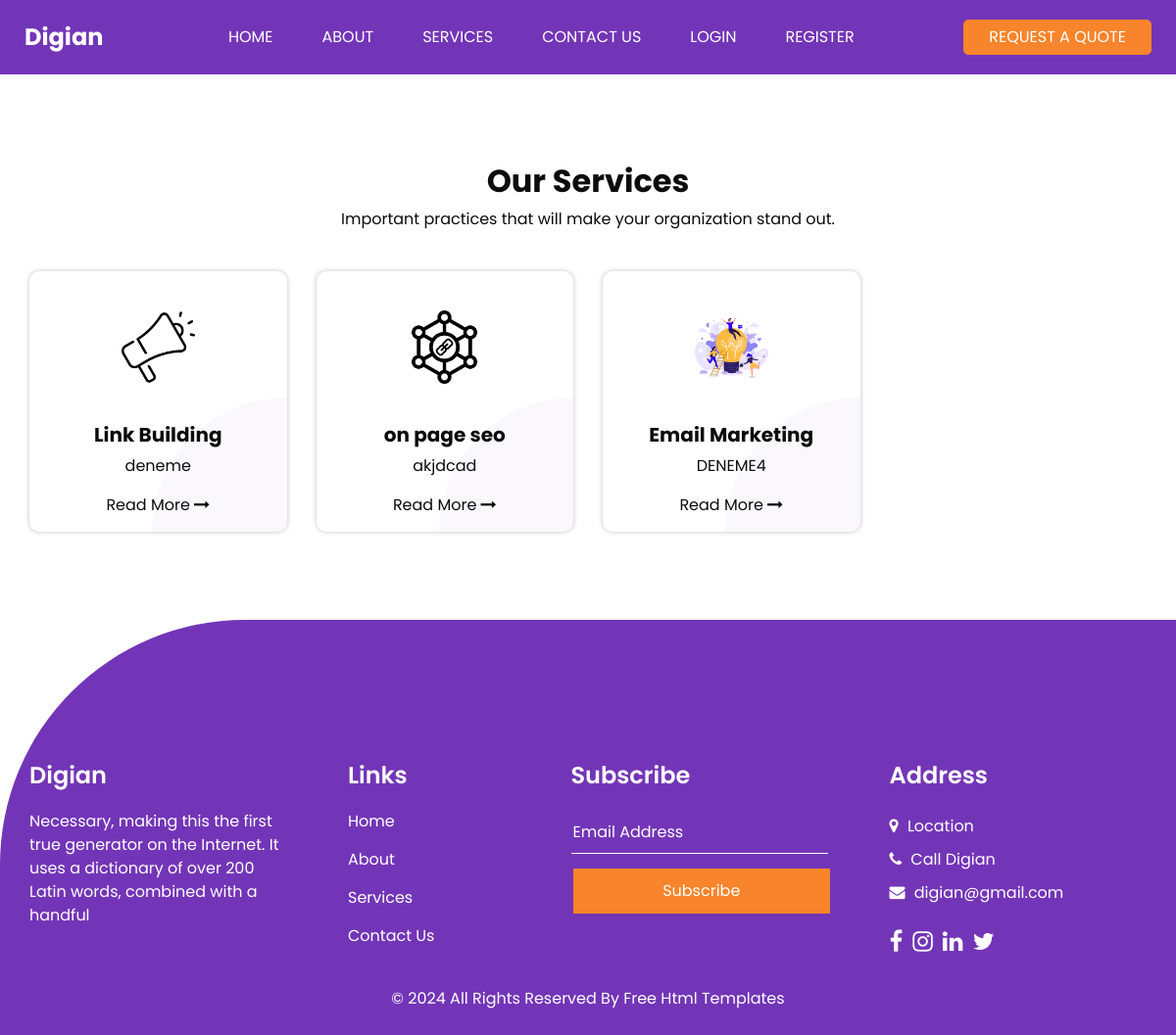
The page /service.html on the database its author committed.
### app/models.py (models this page shows, shortened)
class Service(db.Model):
    id = db.Column(db.Integer, primary_key=True)
    title = db.Column(db.String(100), nullable=False)
    pageTitle = db.Column(db.String(100), nullable=False)
    description = db.Column(db.Text, nullable=False)
    photo_url = db.Column(db.String(250))
    price = db.Column(db.Float, nullable=False)
    quotes = db.relationship('Quote', backref='service', lazy=True)

### app/views.py (the view)
@app.route('/service.html')
def service():
    services = Service.query.all()
    return render_template('service.html', services=services)

### app/__init__.py (called while the page is built)
@app.before_request
def before_request():
    if "/admin" in request.url:
        if current_user.is_authenticated and current_user.is_admin:
            return None
        else:
            return redirect(url_for("auth.login"))

### app/templates/service.html (shortened to what this page needs)
{% extends "base.html" %}
{%block content%}
  <section class="service_section layout_padding">
    <div class="container">
      <div class="heading_container">
        <h2>
          Our Services
        </h2>
        <p>
          Important practices that will make your organization stand out.
        </p>
      </div>
      <div class="row">
        {% for service in services %}
          <div class="col-md-6 col-lg-3">
            <div class="box">
              <div class="img-box">
                <img src="{{ url_for('static', filename=service.photo_url) }}" alt="">
              </div>
              <div class="detail-box">
                <h5>
                  {{service.pageTitle}}
                </h5>
                <p>
                  {{service.description}}
                </p>
                <a href="{{ url_for('activeservice', servicename=service.title) }}">
                  <span>
                    Read More
                  </span>
                  <i class="fa fa-long-arrow-right" aria-hidden="true"></i>
                </a>
              </div>
            </div>
          </div>
        {% endfor %}
      </div>
    </div>
  </section>
  {%endblock%}

### app/templates/base.html (shortened to what this page needs)
<!DOCTYPE html>
<html lang="en">
<head>
<link rel="stylesheet" type="text/css" href="{{ url_for('static', filename='css/bootstrap.css') }}">
<link href="{{ url_for('static', filename='css/font-awesome.min.css') }}" rel="stylesheet">
<link href="{{ url_for('static', filename='css/style.css') }}" rel="stylesheet">
<link href="{{ url_for('static', filename='css/responsive.css') }}" rel="stylesheet">
</head>
<body class="sub_page">
    <div class="hero_area">
        {% include "header.html" %}
    </div>
    {%block content%}
    {%endblock%}
    <div class="footer_container">
        {% include "footer.html" %}
      </div>
</body>
</html>

### app/templates/header.html (shortened to what this page needs)
  <header class="header_section">
    <div class="container-fluid">
      <nav class="navbar navbar-expand-lg custom_nav-container ">
        <a class="navbar-brand" href="{{ url_for('index') }}">
          <span>
            Digian
          </span>
        </a>
        <div class="collapse navbar-collapse" id="navbarSupportedContent">
          <ul class="navbar-nav  ">
            <li class="nav-item ">
              <a class="nav-link" href="{{ url_for('index') }}">Home <span class="sr-only">(current)</span></a>
            </li>
            <li class="nav-item">
              <a class="nav-link" href="{{ url_for('about') }}"> About</a>
            </li>
            <li class="nav-item">
              <a class="nav-link" href="{{ url_for('service') }}">Services</a>
            </li>
            <li class="nav-item">
              <a class="nav-link" href="{{ url_for('contact') }}">Contact Us</a>
            </li>
            {% if current_user.is_authenticated %}
              {% if current_user.is_admin %}
                <li class="nav-item">
                  <a class="nav-link" href="{{ url_for('admin.index') }}">Admin Panel</a>
                </li>
              {% endif %}
              <li class="nav-item">
                  <a class="nav-link" href="{{ url_for('auth.logout') }}">Logout</a>
              </li>
              {% else %}
              <li class="nav-item">
                  <a class="nav-link" href="{{ url_for('auth.login') }}">Login</a>
              </li>
              <li class="nav-item">
                  <a class="nav-link" href="{{ url_for('auth.register') }}">Register</a>
              </li>
            {% endif %}
          </ul>
          <div class="quote_btn-container">
            <a href="{{ url_for('service') }}" class="quote_btn">
              Request A Quote
            </a>
          </div>
        </div>
      </nav>
    </div>
  </header>

### app/templates/footer.html (shortened to what this page needs)
<section class="info_section ">
  <div class="container">
    <div class="row">
      <div class="col-md-6 col-lg-3 ">
        <div class="info_detail">
          <h4>
            Digian
          </h4>
          <p>
            Necessary, making this the first true generator on the Internet. It uses a dictionary of over 200 Latin words, combined with a handful
          </p>
        </div>
      </div>
      <div class="col-md-6 col-lg-2 mx-auto">
        <div class="info_link_box">
          <h4>
            Links
          </h4>
          <div class="info_links">
            <a class="" href="{{ url_for('index') }}">
              Home
            </a>
            <a class="" href="{{ url_for('about') }}">
              About
            </a>
            <a class="" href="{{ url_for('service') }}">
              Services
            </a>
            <a class="" href="{{ url_for('contact') }}">
              Contact Us
            </a>
          </div>
        </div>
      </div>
      <div class="col-md-6 col-lg-3">
        <h4>Subscribe</h4>
        <form action="{{ url_for('add_email_to_newsletter') }}" method="post" class="newsletter-inner">
            <input name="email" placeholder="Email Address" class="common-input" onfocus="this.placeholder = ''"
                onblur="this.placeholder = 'Your email address'" required="" type="email">
            <button class="button btn-primary" type="submit"> Subscribe</button>
        </form>
    </div>
      <div class="col-md-6 col-lg-3 mb-0 ml-auto">
        <div class="info_contact">
          <h4>
            Address
          </h4>
          <div class="contact_link_box">
            <a href="{{ url_for('contact') }}">
              <i class="fa fa-map-marker" aria-hidden="true"></i>
              <span>
                Location
              </span>
            </a>
            <a "">
              <i class="fa fa-phone" aria-hidden="true"></i>
              <span>
                Call Digian
              </span>
            </a>
            <a "">
              <i class="fa fa-envelope" aria-hidden="true"></i>
              <span>
                digian@gmail.com
              </span>
            </a>
          </div>
        </div>
        <div class="info_social">
          <a href="https://www.facebook.com/" target="_blank">
            <i class="fa fa-facebook" aria-hidden="true"></i>
          </a>
          <a href="https://www.instagram.com/" target="_blank">
            <i class="fa fa-instagram" aria-hidden="true"></i>
          </a>
          <a href="https://www.linkedin.com/" target="_blank">
            <i class="fa fa-linkedin" aria-hidden="true"></i>
          </a>
          <a href="https://twitter.com/" target="_blank">
            <i class="fa fa-twitter" aria-hidden="true"></i>
          </a>
        </div>
      </div>
    </div>
  </div>
</section>
<footer class="footer_section">
  <div class="container">
    <p>
      &copy; <span id="displayYear"></span> All Rights Reserved By
      <a href="https://html.design/">Free Html Templates</a>
    </p>
  </div>
</footer>

### app/static/css/responsive.css (style rules this page uses)
@media (max-width: 1300px) { .footer_container { border-radius: 250px 0 0 0; } }
@media (min-width: 1200px) { .container { max-width: 1170px; } }

### rows shown on the page
Service: photo_url (picture), pageTitle "Link Building", description "deneme"
Service: photo_url (picture), pageTitle "on page seo", description "akjdcad"
Service: photo_url (picture), pageTitle "Email Marketing", description "DENEME4"
